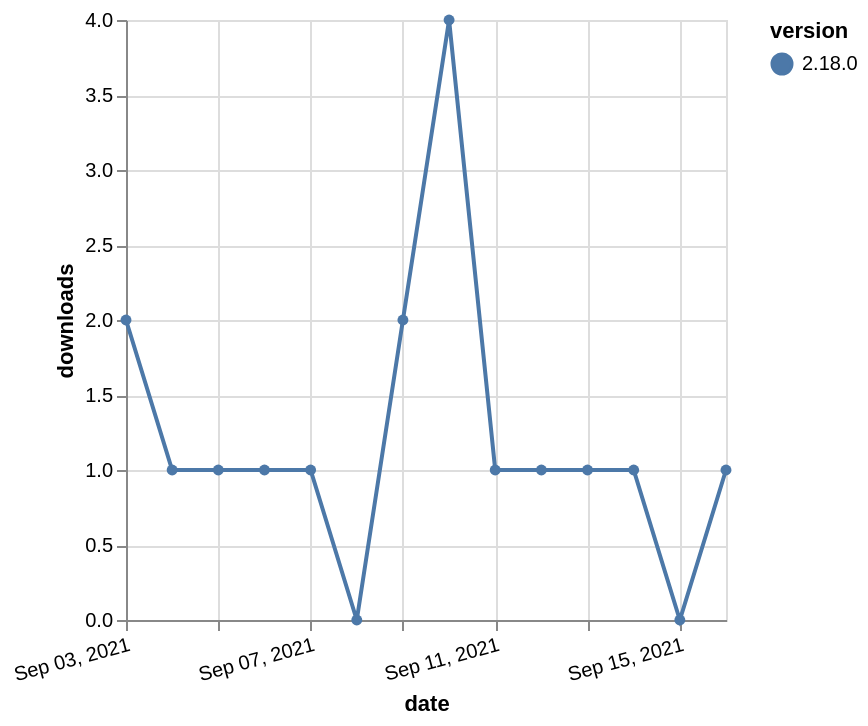

Write a Vega-Lite specification for this figure.
### Vega-Lite specification from a JSON file in a GitHub repository (floating-point values rounded to 4 significant figures)
{"$schema": "https://vega.github.io/schema/vega-lite/v5.json", "description": "A simple bar chart with embedded data.", "data": {"values": [{"date": "2021-09-03", "total": 528, "delta": 2, "version": "2.18.0"}, {"date": "2021-09-04", "total": 529, "delta": 1, "version": "2.18.0"}, {"date": "2021-09-05", "total": 530, "delta": 1, "version": "2.18.0"}, {"date": "2021-09-06", "total": 531, "delta": 1, "version": "2.18.0"}, {"date": "2021-09-07", "total": 532, "delta": 1, "version": "2.18.0"}, {"date": "2021-09-08", "total": 532, "delta": 0, "version": "2.18.0"}, {"date": "2021-09-09", "total": 534, "delta": 2, "version": "2.18.0"}, {"date": "2021-09-10", "total": 538, "delta": 4, "version": "2.18.0"}, {"date": "2021-09-11", "total": 539, "delta": 1, "version": "2.18.0"}, {"date": "2021-09-12", "total": 540, "delta": 1, "version": "2.18.0"}, {"date": "2021-09-13", "total": 541, "delta": 1, "version": "2.18.0"}, {"date": "2021-09-14", "total": 542, "delta": 1, "version": "2.18.0"}, {"date": "2021-09-15", "total": 542, "delta": 0, "version": "2.18.0"}, {"date": "2021-09-16", "total": 543, "delta": 1, "version": "2.18.0"}]}, "width": "container", "mark": {"type": "line", "point": {"filled": true}}, "encoding": {"x": {"field": "date", "type": "temporal", "timeUnit": "yearmonthdate", "title": "date", "axis": {"labelAngle": -15}}, "y": {"field": "delta", "type": "quantitative", "title": "downloads"}, "color": {"field": "version", "type": "nominal"}, "tooltip": {"field": "delta"}}}
